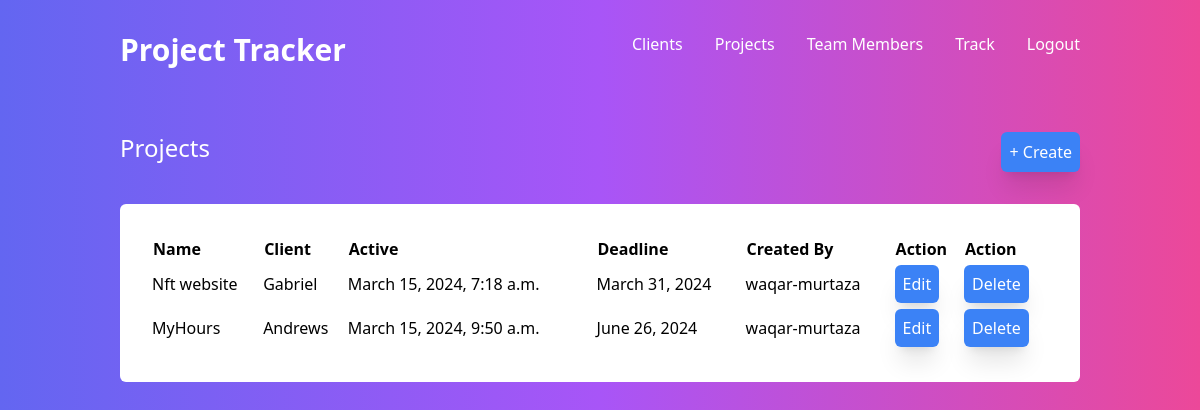
The app's page /projects/ (signed in), older data.
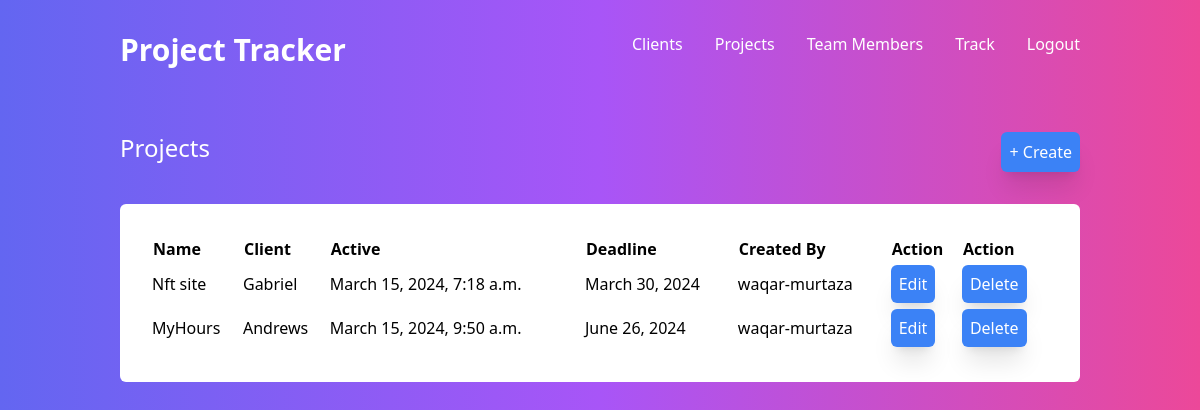
The same page, newer data.
### project_tracker/models.py (models this page shows, shortened)
class Project(models.Model):
    client = models.ForeignKey(Client, on_delete=models.CASCADE, related_name = 'projects')
    project_name = models.CharField(max_length=255)
    project_created = models.DateTimeField(auto_now_add=True, null=True)
    project_deadline = models.DateField()

class Client(models.Model):
    company = models.ForeignKey(Company, on_delete=models.CASCADE, null=True, related_name = 'clients')
    client_name = models.CharField(max_length=255)
    client_contact = PhoneNumberField(null=True)
    CHOICES = [
        ('active', 'Active'),
        ('deactive', 'Deactive'),
    ]
    client_status = models.CharField(max_length=255, choices=CHOICES, default = 'Active')
    def __str__(self):
        return f"{self.client_name}"

### project_tracker/decorators.py (the view)
        def wrapper_func(request, *args, **kwargs):
            if request.user.groups.exists():
                group = request.user.groups.all()[0].name
                print(group)
                if group in allowed_roles or not allowed_roles:
                    return view_func(request, *args, **kwargs)
            return HttpResponse("You are not allowed to view this")

### project_tracker/views.py (called while the page is built)
@allowed_users(allowed_roles=['Admin'])
def projects(request):
    clients = request.user.company.clients.all()
    myprojects = Project.objects.filter(client__in=clients)
    username = request.user.username
    return render(request, "projects.html", {"myprojects": myprojects, "username": username})

### project_tracker/templates/projects.html (shortened to what this page needs)
{% load static %}
<!DOCTYPE html>
<html lang="en">
<head>
    <link rel="stylesheet" href="{% static 'css/style.css' %}">
    <link rel="stylesheet" href="{% static 'css/morestyles.css' %}">
</head>
<body class="bg-gradient-to-r from-indigo-500 via-purple-500 to-pink-500">
    <header class="container mx-auto text-white p-8" >
        <nav class="flex justify-around font-medium">
            <div class="font-semibold text-3xl flex-1">
                <a class="decoration-0 " href="{% url 'home' %}">Project Tracker</a>
            </div>
            <ul class="decoration-0 flex gap-x-8">
                <li ><a href="{% url 'home' %}">Clients</a></li>
                <li ><a href="{% url 'projects' %}">Projects</a></li>
                <li><a href="{% url 'team' %}">Team Members</a></li>
                <li><a href="{% url 'track' %}">Track</a></li>
                <li><a href="{% url 'logout' %}">Logout</a></li>
            </ul>
        </nav>
    </header>
    <main class="container mx-auto p-8">
        <div class="flex justify-between mb-8">
            <h1 class="text-white text-2xl font-medium">Projects</h1>
            <a class="bg-blue-500 shadow-xl p-2 rounded-md text-white" href="add_project/">+ Create</a>
        </div>
        <div class="rounded-md bg-white p-8">
            <table>
                {% if myprojects %}
                <tr>
                    <th>Name</th>
                    <th>Client</th>
                    <th>Active</th>
                    <th>Deadline</th>
                    <th>Created By</th>
                    <th>Action</th>
                    <th>Action</th>
                </tr>
                {% for project in myprojects %}
                <tr>
                    <td>{{ project.project_name }}</td>
                    <td>{{ project.client }}</td>
                    <td>{{ project.project_created }}</td>
                    <td>{{ project.project_deadline }}</td>
                    <td>{{ username }}</td>
                    <td><a class="bg-blue-500 shadow-xl p-2 rounded-md text-white" href="{% url 'update_project' project.id %}">Edit</a></td>
                    <td><a class="bg-blue-500 shadow-xl p-2 rounded-md text-white" href="{% url 'delete_project' project.id %}">Delete</a></td>
                </tr>
                {% endfor %}
                {% else %}
                <tr>
                    <p class='text-center text-lg'>This view will show Projects you are responsible for</p>
                </tr>
                {% endif %}
            </table>
        </div>
    </main>
</body>
</html>

Row changes from the older to the newer data that the page shows:
changed Project "Gabriel": project_name "Nft website" → "Nft site"; project_deadline "March 31, 2024" → "March 30, 2024"
